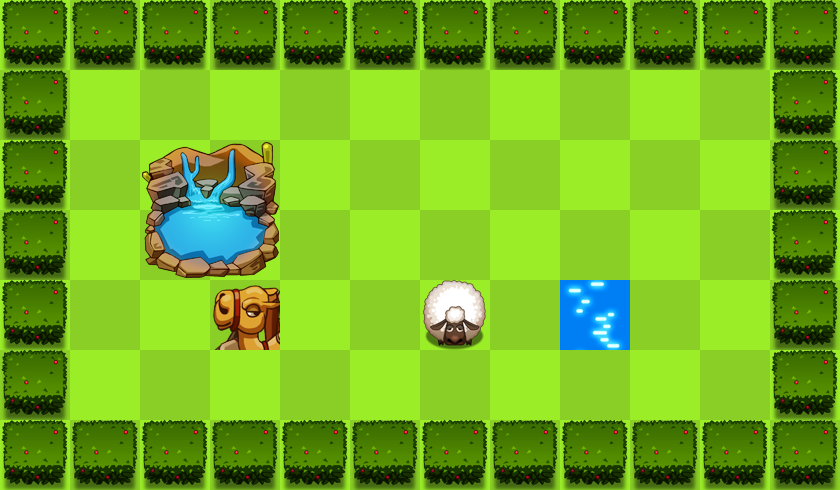

A level layout from a 2D game, rendered from its tile map. Below: a short description, then the map file with tile-grid data replaced by summaries:
An orthogonal 12x7 tile map with 70x70 px tiles, 2 tile layers (bgLayer, walkLayer).

<map version="1.0" orientation="orthogonal" width="12" height="7" tilewidth="70" tileheight="70">
 <tileset firstgid="1" name="Map" tilewidth="70" tileheight="70">
  <image source="Map.png" width="700" height="840" />
 </tileset>
 <layer name="bgLayer" width="12" height="7">
  <data>[84 cells, 84 non-empty, 2 distinct tile ids]</data>
 </layer>
 <layer name="walkLayer" width="12" height="7">
  <data>[84 cells, 41 non-empty, 8 distinct tile ids]</data>
 </layer>
</map>